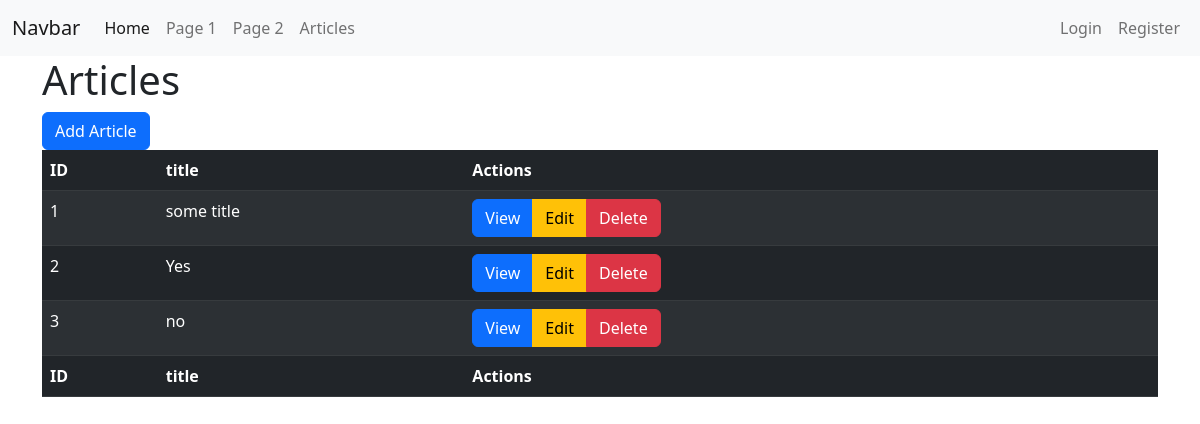
/articles, run on an earlier commit of the app's database.
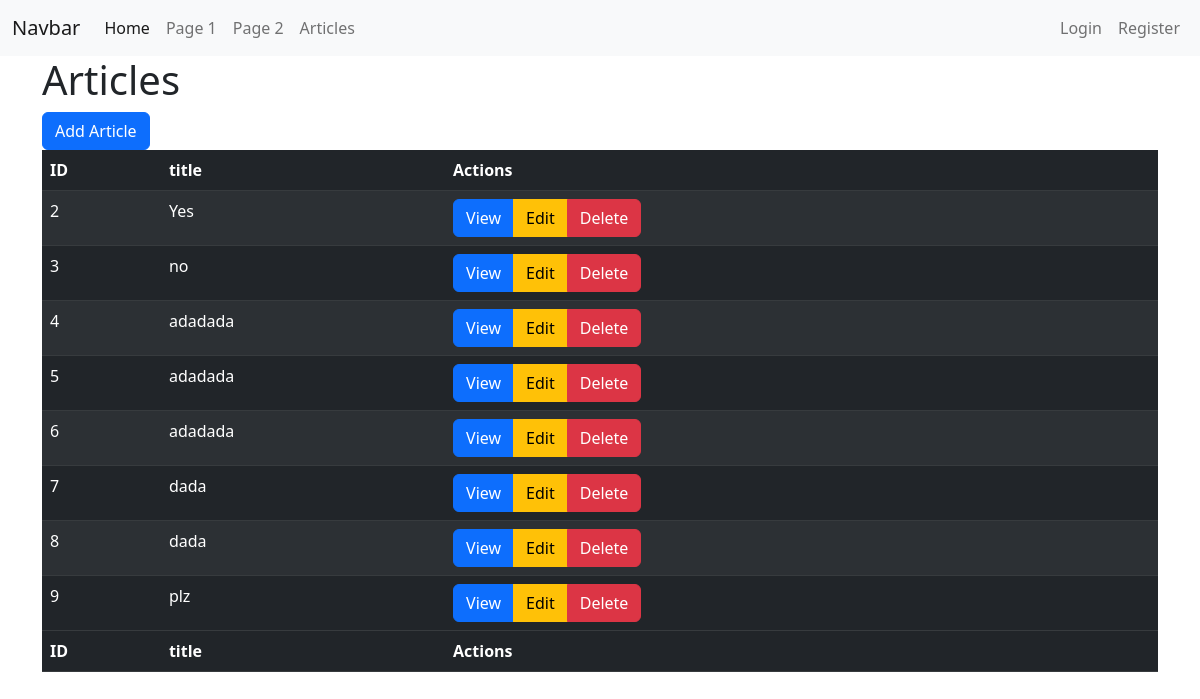
And on a later commit of the database.
### tables this page shows
CREATE TABLE articles
(
    id    integer
        primary key autoincrement,
    title varchar(255) not null,
    body  text         not null
);

### src/Router.php (called while the page is built, shortened)
<?php
class Router {
    public static $routes = [];
    public $path;
    public function __construct($path, $method)
    {
        $this->path = parse_url($path, PHP_URL_PATH);
        $this->method=$method;
    }
    public function match(){
        foreach(self::$routes as $route){
            if($route['path'] == $this->path && $route['method'] == $this->method){
                return $route;
            }
        }
    }
    public static function addRoute($method,$path, $action){
        self::$routes[] = ['method' => $method, 'path' => $path, 'action' => $action];
    }
}

### helpers.php (called while the page is built, shortened)
<?php
function view($viewName, $vars=[]){
    extract($vars);
    include "views/$viewName.php";
}
function auth(){
    return User::auth();
}

### src/Controllers/ArticleController.php (called while the page is built, shortened)
<?php
class ArticleController {
    public function index(){
        $articles = Article::all();
        view('articles/index', compact('articles'));
    }
}

### src/Models/User.php (called while the page is built, shortened)
<?php
class User extends Model {
    public static function auth(){
        if(isset($_SESSION['userid'])){
           return self::find($_SESSION['userid']);
        } else{
            return false;
        }
    }
}

### src/DB.php (called while the page is built, shortened)
<?php
class DB {
    protected $conn;
    public function __construct()
    {
        $this->conn = new PDO('sqlite:database.sqlite');
        $this->conn->setAttribute(PDO::ATTR_ERRMODE, PDO::ERRMODE_EXCEPTION);
    }
    public function all($table, $model){
        $stmt = $this->conn->prepare("SELECT * FROM $table");
        $stmt->execute();
        $stmt->setFetchMode(PDO::FETCH_CLASS, $model);
        return $stmt->fetchAll();
    }
}

### src/Models/Model.php (called while the page is built, shortened)
<?php
class Model {
    protected static $table;
    public static function all(){
        $db = new DB();
        return $db->all(static::$table, static::class);
    }
}

### views/articles/index.php (the view)
<?php include 'views/partials/header.php'; ?>
<h1>Articles</h1>
<a href="/articles/create" class="btn btn-primary">Add Article</a>
    <table  class="table table-striped table-dark">
        <thead>
            <th>ID</th>
            <th>title</th>
            <th>Actions</th>
        </thead>
    <tbody>
        <?php foreach($articles as $article): ?>
            <tr>
                <td><?=$article->id?></tbd>
                <td><?=$article->title?></tbd>
                <td>
                    <div class="btn-group">
                        <a href="/articles/view?id=<?=$article->id?>" class="btn btn-primary">View</a>
                        <a href="/articles/edit?id=<?=$article->id?>" class="btn btn-warning">Edit</a>
                        <a href="/articles/delete?id=<?=$article->id?>" class="btn btn-danger">Delete</a>
                    </div>
                </td>
            </tr>
        <?php endforeach; ?>
    </tbody>
    <tfoot>
            <th>ID</th>
            <th>title</th>
            <th>Actions</th>
        </tfoot>
    </table>
<?php include 'views/partials/footer.php'; ?>

### public/index.php (shortened to what this page needs)
<?php
spl_autoload_register(function($class){
    $class = substr($class, strlen('App\\'));
});
require 'helpers.php';
$routes = new Router($_SERVER['REQUEST_URI'], $_SERVER['REQUEST_METHOD']);
$match = $routes->match();
    if($match){
        if(is_array($match['action'])){
            $method = $match['action'][1];
            $controller = new $class();
            $controller->$method();
        }
    }
    else{
        http_response_code(404);
        echo '404';
    }

### views/partials/header.php (shortened to what this page needs)
<!doctype html>
<html lang="en">
  <head>
    <link href="https://cdn.jsdelivr.net/npm/bootstrap@5.2.2/dist/css/bootstrap.min.css" rel="stylesheet">
  </head>
  <body>
    <?php include 'views/partials/nav.php'; ?>
    <div class="container">

### views/partials/nav.php (shortened to what this page needs)
<nav class="navbar navbar-expand-lg bg-light">
        <div class="container-fluid">
            <a class="navbar-brand" href="#">Navbar</a>
            <div class="collapse navbar-collapse" id="navbarNav">
                <ul class="navbar-nav">
                    <li class="nav-item">
                        <a class="nav-link active" aria-current="page" href="/">Home</a>
                    </li>
                    <li class="nav-item">
                        <a class="nav-link" href="/page1">Page 1</a>
                    </li>
                    <li class="nav-item">
                        <a class="nav-link" href="/page2">Page 2</a>
                    </li>
                    <li class="nav-item">
                        <a class="nav-link" href="/articles">Articles</a>
                    </li>
                </ul>
                <ul class="navbar-nav ms-auto">
                    <?php if(auth()): ?>
                    <li class="nav-item">
                        <a class="nav-link" href="/login"><?=auth()->email?></a>
                    </li>
                <?php else: ?>
                    <li class="nav-item">
                        <a class="nav-link" href="/login">Login</a>
                    </li>
                    <li class="nav-item">
                        <a class="nav-link" href="/register">Register</a>
                    </li>
                <?php endif; ?>
                </ul>
            </div>
        </div>
</nav>

### views/partials/footer.php (shortened to what this page needs)
</div>
  </body>
</html>

What changed in the data, as far as the page shows it:
removed articles: id "1", title "some title"
added articles: id "4", title "adadada"
added articles: id "5", title "adadada"
added articles: id "6", title "adadada"
added articles: id "7", title "dada"
added articles: id "8", title "dada"
added articles: id "9", title "plz"
